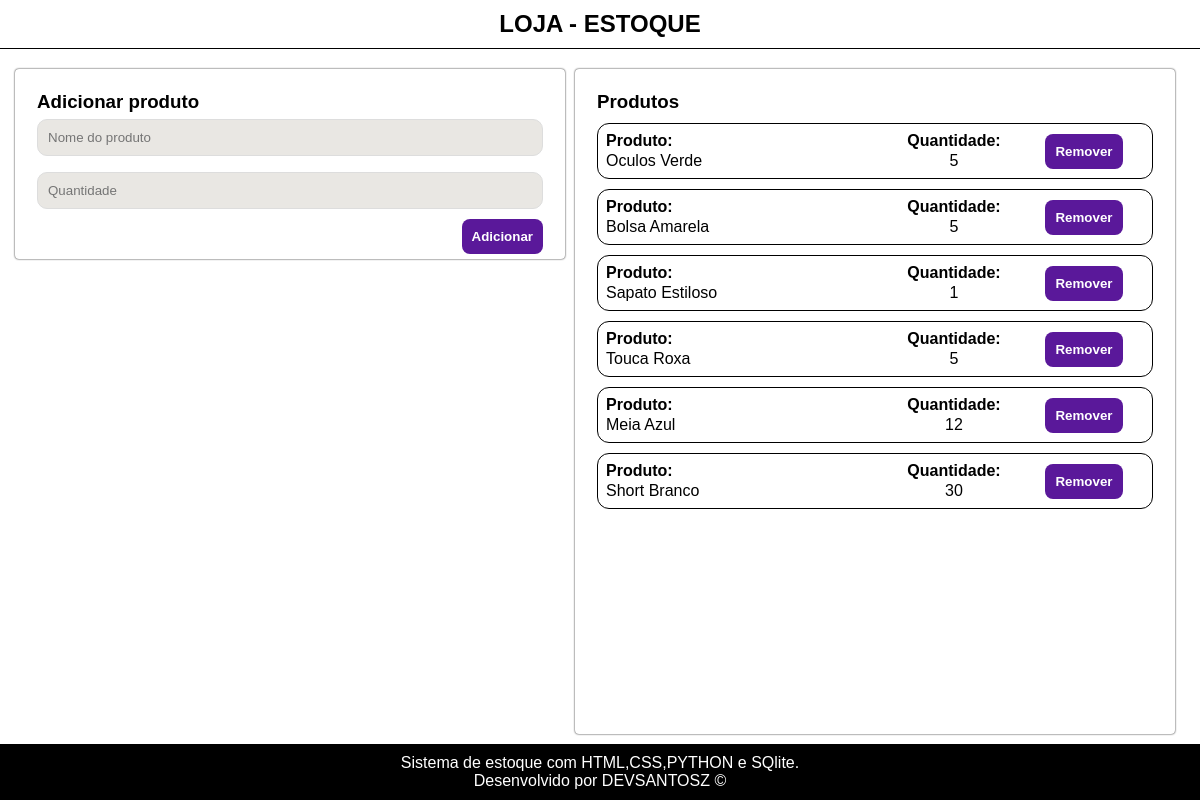
The page / on the database its author committed.
### tables this page shows
CREATE TABLE products (
            id INTEGER PRIMARY KEY AUTOINCREMENT,
            name TEXT NOT NULL,
            quantity INTEGER NOT NULL DEFAULT 0
        );

### app.py (the view)
@app.route("/")
def home():
    con = get_db()
    cur = con.cursor()
    cur.execute("SELECT id, name, quantity FROM products ORDER BY id DESC")
    products = cur.fetchall()
    con.close()
    return render_template("dashboard.html", products=products)

### app.py (called while the page is built)
def get_db():
    os.makedirs("data", exist_ok=True)
    conn = sqlite3.connect(DB_PATH)
    conn.row_factory = sqlite3.Row
    return conn

### templates/dashboard.html (shortened to what this page needs)
<!DOCTYPE html>
<html lang="pt-br">
<head>
  <link rel="stylesheet" href="/static/style.css">
</head>
<body>
  <header class="topbar">
    <h2> LOJA - ESTOQUE</h2>
  </header>
  <main class="container">
    <section class="card" id="pesq">
      <h3>Adicionar produto</h3>
      <form method="post" action="/add" class="row">
        <input name="name" placeholder="Nome do produto" required>
        <input name="qty" type="number" placeholder="Quantidade" required>
        <button>Adicionar</button>
      </form>
    </section>
    <section class="card" id="list-prod">
      <h3>Produtos</h3>
        <ul class="list">
          {% for p in products %}
            <li class="item">
              <div>
                <p class="titulo">Produto:</p>
                <p>{{ p["name"] }}</p>
              </div>
              <div class="qtd">
                <p class="titulo">Quantidade:</p>
                <p class="res">{{ p["quantity"] }}</p>
              </div>
              <div class="acoes">
                <form action="/remove/{{ p['id'] }}" method="post">
                  <button type="submit">Remover</button>
                </form>
            </div>
          </li>
          {% endfor %}
        </ul>
    </section>
  </main>
  <footer>
    <p>Sistema de estoque com HTML,CSS,PYTHON e SQlite.</p>
    <p>Desenvolvido por <a href="https://github.com/Devsantosz" target="_blank">DEVSANTOSZ </a>&copy</p>
  </footer>
</body>
</html>

### static/style.css (style rules this page uses)
* { margin: 0; padding: 0; box-sizing: border-box; font-family: Arial, sans-serif; }
body { background: #f6f6fb; }
.topbar { text-align: center; color: rgb(0, 0, 0); padding: 10px; background-color: #ffffff; border-bottom: 1px solid black; }
main { display: grid; height: calc(100vh - 105px); grid-template-columns: auto 1fr auto; grid-template-rows: 30% 1fr; background-color: #ffffff; padding: 15px; }
.card { max-width: 700px; width: 100%; flex: auto; grid-column: 2; margin: 5px auto; background: white; padding: 22px; border-radius: 4px; box-shadow: 0px 0px 2px rgb(0, 0, 0); }
#pesq { display: flex; flex-direction: column; grid-row: 1; }
#list-prod { height: 100%; width: 100%; grid-row: 2; }
input { width:100%; padding:10px; border:1px solid #ddd; border-radius:10px; margin-top:6px; }
button { margin-top: 0px; padding: 10px 10px; border: 0; border-radius: 8px; cursor: pointer; background: #5a189a; color: white; font-weight: 700; margin-left: auto; }
.row { display:flex; gap: 10px; flex-wrap: wrap; }
.row input { background-color: rgb(233, 231, 227); width: 100%; min-width: 100px; }
.list { list-style: none; padding: 0; margin: 0; max-width: 100%; max-height: 50VH; overflow-y: auto; }
.item { border: 1px solid black; border-radius: 12px; padding: 8px; margin: 10px 0px; display: grid; grid-template-columns: 1fr 140px 120px; align-items: center; }
.item .qtd { text-align: center; }
.item .acoes { display: flex; justify-content: flex-end; }
.item > div:last-child { display: flex; flex-direction: column; align-items: center; }
.titulo { font-weight: bolder; padding-bottom: 2px; }
.res { text-align: center; }
footer { padding: 10px; color: #ffffff; background-color: #000000; text-align: center; font-family: 'Times New Roman', Times, serif; font-size: 1em; }
footer p a { color: rgb(255, 255, 255); text-decoration: none; }
@media screen and (min-width: 768px) { main { grid-template-columns: auto 1fr 50vw auto; gap: 10px; } }
@media screen and (min-width: 768px) { #pesq { grid-column: 1 / 3; transition: 0.8s ease; } }
@media screen and (min-width: 768px) { #list-prod { grid-column: 3; grid-row: 1 / 3; transition: 0.8s ease; } }
@media screen and (min-width: 768px) { .list { max-height: 76vh; } }

### rows shown on the page
products: name "Oculos Verde", quantity "5"
products: name "Bolsa Amarela", quantity "5"
products: name "Sapato Estiloso", quantity "1"
products: name "Touca Roxa", quantity "5"
products: name "Meia Azul", quantity "12"
products: name "Short Branco", quantity "30"
